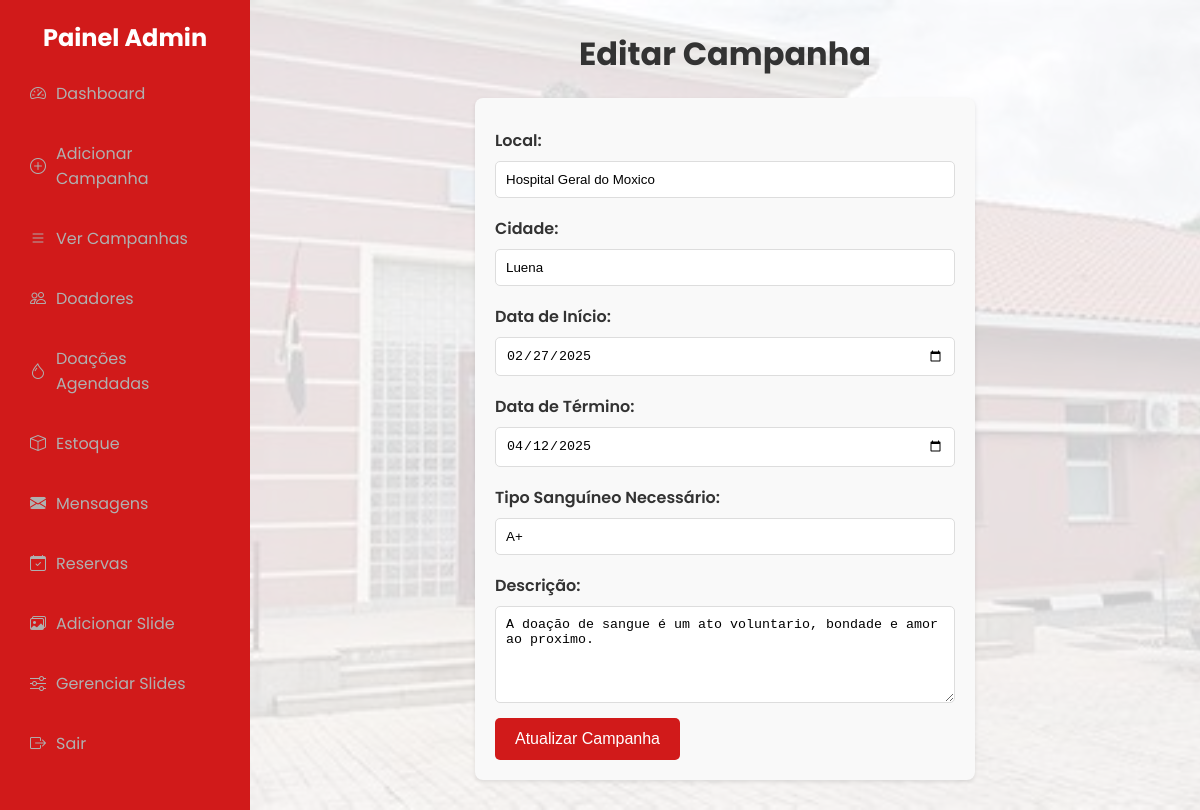
Screenshot of /edit_campaign.php?id=8 with the database file from the repository.
### tables this page shows
CREATE TABLE `campanhas` (
  `id` int(11) NOT NULL,
  `local` varchar(255) NOT NULL,
  `cidade` varchar(255) DEFAULT NULL,
  `data_inicio` date NOT NULL,
  `data_fim` date NOT NULL,
  `tipo_sanguineo` varchar(10) NOT NULL,
  `descricao` text NOT NULL
);

### edit_campaign.php (the view, shortened to what this page needs)
<?php
include 'config.php';
$id = intval($_GET['id']);
try {
    $sql = "SELECT * FROM campanhas WHERE id = :id";
    $stmt = $conn->prepare($sql);
    $stmt->bindParam(':id', $id, PDO::PARAM_INT);
    $stmt->execute();
    $campanha = $stmt->fetch(PDO::FETCH_ASSOC);
} catch (PDOException $e) {
    $_SESSION['mensagem'] = "Erro ao buscar campanha.";
    $_SESSION['tipo_mensagem'] = "erro";
    header("Location: view_campaigns.php");
    exit();
}
?>
<!DOCTYPE html>
<html lang="pt-BR">
<head>
    <link rel="stylesheet" href="https://cdn.jsdelivr.net/npm/bootstrap-icons/font/bootstrap-icons.css">
</head>
<body>
    <div class="admin-dashboard">
        <aside class="sidebar">
            <h2>Painel Admin</h2>
            <ul class="menu">
                <li><a href="admin_dashboard.php"><i class="bi bi-speedometer2"></i> Dashboard</a></li>
                <li><a href="add_campaign.php"><i class="bi bi-plus-circle"></i> Adicionar Campanha</a></li>
                <li><a href="view_campaigns.php"><i class="bi bi-list"></i> Ver Campanhas</a></li>
                <li><a href="view_donors.php"><i class="bi bi-people"></i> Doadores</a></li>
                <li><a href="view_donations.php"><i class="bi bi-droplet"></i>  Doações Agendadas</a></li>
                <li><a href="view_stock_donations.php"><i class="bi bi-box"></i> Estoque</a></li>
                <li><a href="view_message.php"><i class="bi bi-envelope-fill"></i> Mensagens</a></li>
                <li><a href="view_reservations.php"><i class="bi bi-calendar-check"></i> Reservas</a></li>
                <li><a href="add_slider.php"><i class="bi bi-images"></i> Adicionar Slide</a></li>
                <li><a href="manage_sliders.php"><i class="bi bi-sliders"></i> Gerenciar Slides</a></li>
                <li><a href="admin_logout.php"><i class="bi bi-box-arrow-right"></i> Sair</a></li>
            </ul>
        </aside>
        <main class="content">
            <h1>Editar Campanha</h1>
            <form action="edit_campaign.php?id=<?php echo $id; ?>" method="POST">
                <label for="local">Local:</label>
                <input type="text" name="local" id="local" value="<?php echo htmlspecialchars($campanha['local']); ?>" required>
                <label for="cidade">Cidade:</label>
                <input type="text" name="cidade" id="cidade" value="<?php echo htmlspecialchars($campanha['cidade']); ?>" required>
                <label for="data_inicio">Data de Início:</label>
                <input type="date" name="data_inicio" id="data_inicio" value="<?php echo $campanha['data_inicio']; ?>" required>
                <label for="data_fim">Data de Término:</label>
                <input type="date" name="data_fim" id="data_fim" value="<?php echo $campanha['data_fim']; ?>" required>
                <label for="tipo_sanguineo">Tipo Sanguíneo Necessário:</label>
                <input type="text" name="tipo_sanguineo" id="tipo_sanguineo" value="<?php echo htmlspecialchars($campanha['tipo_sanguineo']); ?>" required>
                <label for="descricao">Descrição:</label>
                <textarea name="descricao" id="descricao" rows="5" required><?php echo htmlspecialchars($campanha['descricao']); ?></textarea>
                <button type="submit">Atualizar Campanha</button>
            </form>
        </main>
    </div>
</body>
</html>

### edit_campaign.php (style rules this page uses)
* { margin: 0; padding: 0; box-sizing: border-box; }
body { font-family: 'Poppins', sans-serif; background: #f0f0f0; color: #333; display: flex; flex-direction: column; min-height: 100vh; }
.admin-dashboard { display: grid; grid-template-columns: 250px auto; min-height: 100vh; }
.sidebar { background-color: #D11A1A; padding: 20px; color: #fff; }
.sidebar h2 { font-size: 1.5rem; margin-bottom: 1rem; text-align: center; }
.menu { list-style: none; }
.menu li { margin: 15px 0; }
.menu a { color: #b0b0b0; text-decoration: none; display: flex; align-items: center; padding: 10px; border-radius: 5px; transition: background 0.3s; }
.menu a i { margin-right: 10px; }
.content { background: url('uploads/slider2.jpg') no-repeat center center/cover; background-color: rgba(255, 255, 255, 0.8); background-blend-mode: lighten; padding: 30px; }
h1 { text-align: center; }
.content h1 { font-size: 2rem; margin-bottom: 20px; }
form { background-color: #f9f9f9; margin: auto; padding: 20px; border-radius: 8px; box-shadow: 0px 2px 4px rgba(0, 0, 0, 0.1); max-width: 500px; }
label { font-weight: 600; margin-top: 10px; display: block; }
input, textarea { width: 100%; padding: 10px; margin: 8px 0; border: 1px solid #ddd; border-radius: 5px; }
button { background-color: #D11A1A; color: #fff; border: none; padding: 12px 20px; cursor: pointer; font-size: 1rem; border-radius: 5px; }

### rows the page displays
campanhas: local "Hospital Geral do Moxico", cidade "Luena", data_inicio "02/27/2025", data_fim "04/12/2025", tipo_sanguineo "A+", descricao "A doação de sangue é um ato voluntario, bondade e amor ao proximo."
